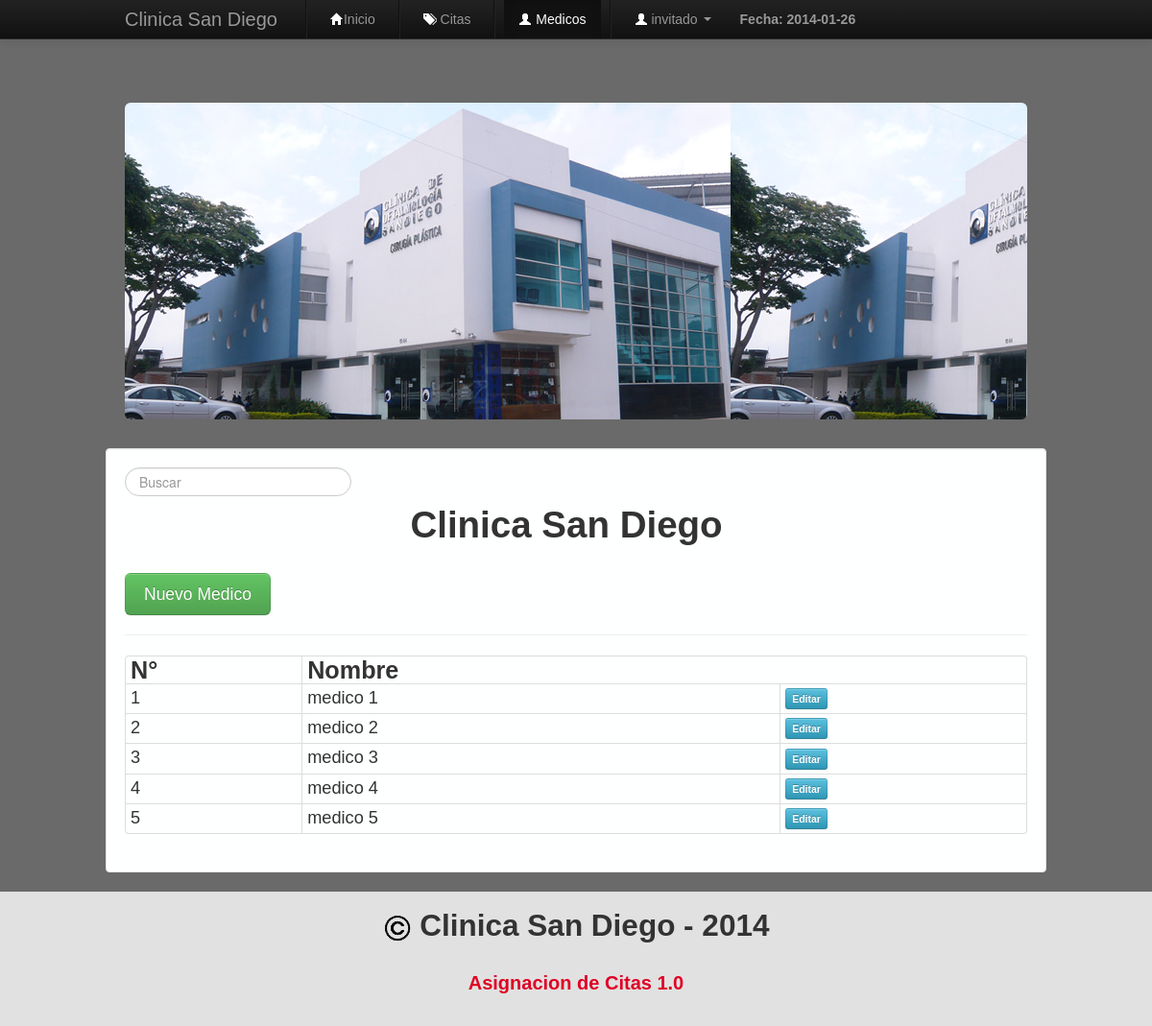
Screenshot of /includes/medicos.php (signed in) with the database file from the repository.
### tables this page shows
CREATE TABLE IF NOT EXISTS `medicos` (
  `idMedico` int(11) NOT NULL AUTO_INCREMENT,
  `nombreMedico` varchar(90) NOT NULL,
  PRIMARY KEY (`idMedico`)
);

### includes/funciones.php (the view, shortened to what this page needs)
<?php
  class funciones{
    public function verMedicos(){
        $resultado = mysql_query("SELECT * FROM medicos");
        while($fila = mysql_fetch_array($resultado)){
            echo '<tr>
                    <td>'.$fila['idMedico'].'</td>
                    <td>'.$fila['nombreMedico'].'</td>
                    <td><a id="editarMedico" class="btn btn-mini btn-info" href="'.$fila['idMedico'].'"><strong>Editar</strong></a></td>
                </tr>';
        }
    }
  }
?>

### css/estilos.css (style rules this page uses)
* { margin: 0; padding: 0; font-family: Arial; }
body { background: rgba(7,7,7,0.6); padding-top: 60px; padding-bottom: 40px; }

### includes/medicos.php (style rules this page uses)
td { font-size: 1.3em; }

### rows the page displays
medicos: idMedico "1", nombreMedico "medico 1"
medicos: idMedico "2", nombreMedico "medico 2"
medicos: idMedico "3", nombreMedico "medico 3"
medicos: idMedico "4", nombreMedico "medico 4"
medicos: idMedico "5", nombreMedico "medico 5"

### other values shown
$user "invitado"
